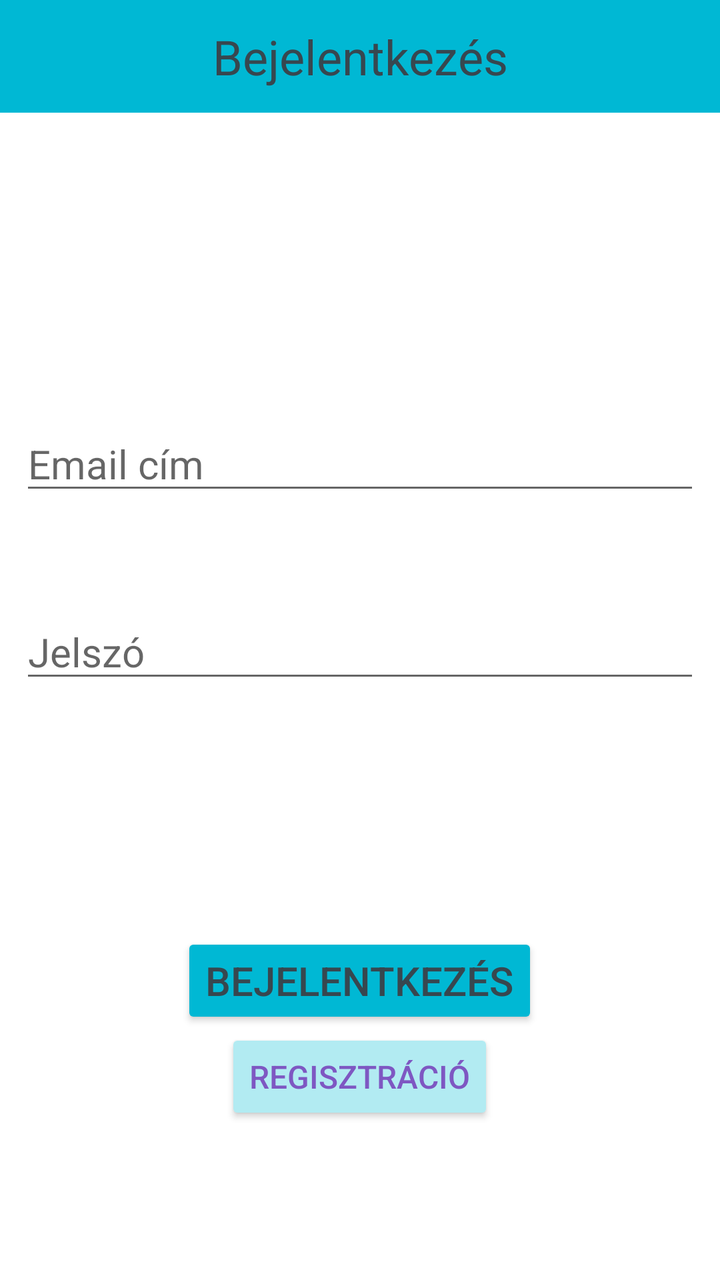
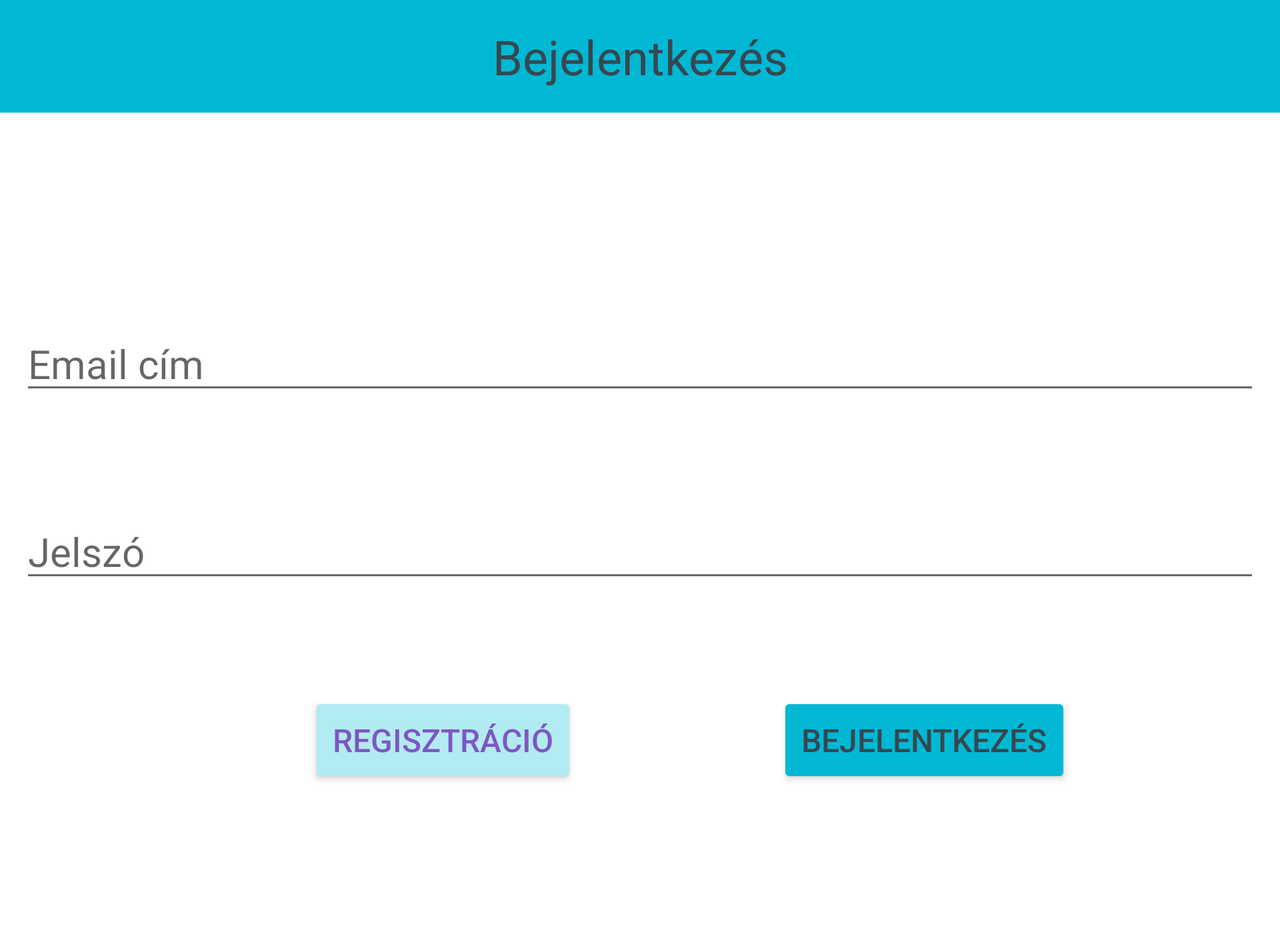

Compare how this app lays out the same screen by default and in its alternative resource folder. The renders come first, then the two layout files and the values they reference.
<!-- AndroidManifest.xml: application theme Theme.MedBook -->
<!-- res/layout/activity_login.xml -->
<?xml version="1.0" encoding="utf-8"?>
<LinearLayout
    xmlns:android="http://schemas.android.com/apk/res/android"
    xmlns:tools="http://schemas.android.com/tools"
    android:layout_width="match_parent"
    android:layout_height="match_parent"
    android:background="@color/white"
    android:orientation="vertical"
    android:weightSum="10">

    <TextView
        android:id="@+id/LoginTvL"
        android:layout_width="match_parent"
        android:layout_height="wrap_content"
        android:layout_marginBottom="32dp"
        android:background="@color/primary"
        android:gravity="center"
        android:padding="12dp"
        android:text="@string/Login"
        android:textColor="@color/text"
        android:textSize="24sp" />

    <EditText
        android:id="@+id/emailEtL"
        android:layout_width="match_parent"
        android:layout_height="wrap_content"
        android:layout_marginLeft="10dp"
        android:layout_marginTop="120dp"
        android:layout_marginRight="10dp"
        android:hint="@string/EmailAddress"
        android:inputType="textEmailAddress"
        android:textColor="@color/text"
        android:textSize="20sp"
        android:textAppearance="@style/hint_style"/>

    <EditText
        android:id="@+id/passwordEtL"
        android:layout_width="match_parent"
        android:layout_height="wrap_content"
        android:layout_marginLeft="10dp"
        android:layout_marginTop="50dp"
        android:layout_marginRight="10dp"
        android:hint="@string/Password"
        android:inputType="textPassword"
        android:textColor="@color/text"
        android:textSize="20sp"
        android:textAppearance="@style/hint_style"/>

    <LinearLayout
        android:layout_width="match_parent"
        android:layout_height="wrap_content"
        android:layout_marginTop="120dp"
        android:gravity="center"
        android:orientation="vertical">

        <Button
            android:id="@+id/loginBtnL"
            android:layout_width="wrap_content"
            android:layout_height="wrap_content"
            android:layout_marginLeft="10dp"
            android:layout_marginRight="10dp"
            android:backgroundTint="@color/primary"
            android:onClick="login"
            android:text="@string/Login"
            android:textColor="@color/text"
            android:textSize="20sp" />

        <Button
            android:id="@+id/registrationBtnL"
            android:layout_width="wrap_content"
            android:layout_height="wrap_content"
            android:layout_marginLeft="10dp"
            android:layout_marginRight="10dp"
            android:backgroundTint="@color/secondary"
            android:onClick="registration"
            android:text="@string/Registration"
            android:textColor="@color/highlight"
            android:textSize="16sp" />

    </LinearLayout>
</LinearLayout>
<!-- resources referenced by this layout -->
<resources>
  <color name="highlight">#7E57C2</color>
  <color name="primary">#00B8D4</color>
  <color name="secondary">#B2EBF2</color>
  <color name="text">#37474F</color>
  <color name="white">#FFFFFFFF</color>
  <string name="EmailAddress">Email cím</string>
  <string name="Login">Bejelentkezés</string>
  <string name="Password">Jelszó</string>
  <string name="Registration">Regisztráció</string>
  <style name="hint_style" parent="TextAppearance.AppCompat">
          <item name="android:textSize">16sp</item>
          <item name="android:textColorHint">@color/text</item>
          <item name="android:fontFamily">sans-serif</item>
      </style>
  <style name="Theme.MedBook" parent="Base.Theme.MedBook" />
  <style name="Base.Theme.MedBook" parent="Theme.AppCompat.Light.DarkActionBar">
  
          
          
          <item name="colorPrimary">@color/primary</item>
  
  
      </style>
</resources>
<!-- res/layout-land/activity_login.xml (the repository's variant of the layout above) -->
<!-- drawn on the phone turned sideways -->
<?xml version="1.0" encoding="utf-8"?>
<ScrollView
    xmlns:android="http://schemas.android.com/apk/res/android"
    android:layout_width="match_parent"
    android:layout_height="match_parent" >
    <LinearLayout
        android:layout_width="match_parent"
        android:layout_height="wrap_content"
        android:background="@color/white"
        android:orientation="vertical"
        android:weightSum="10">

        <TextView
            android:id="@+id/LoginTvL"
            android:layout_width="match_parent"
            android:layout_height="wrap_content"
            android:layout_marginBottom="32dp"
            android:background="@color/primary"
            android:gravity="center"
            android:padding="12dp"
            android:text="@string/Login"
            android:textColor="@color/text"
            android:textSize="24sp" />

        <EditText
            android:id="@+id/emailEtL"
            android:layout_width="match_parent"
            android:layout_height="wrap_content"
            android:layout_marginLeft="10dp"
            android:layout_marginTop="70dp"
            android:layout_marginRight="10dp"
            android:hint="@string/EmailAddress"
            android:inputType="textEmailAddress"
            android:textColor="@color/text"
            android:textSize="20sp"
            android:textAppearance="@style/hint_style"/>

        <EditText
            android:id="@+id/passwordEtL"
            android:layout_width="match_parent"
            android:layout_height="wrap_content"
            android:layout_marginLeft="10dp"
            android:layout_marginTop="50dp"
            android:layout_marginRight="10dp"
            android:hint="@string/Password"
            android:inputType="textPassword"
            android:textColor="@color/text"
            android:textSize="20sp"
            android:textAppearance="@style/hint_style"/>

        <LinearLayout
            android:layout_width="match_parent"
            android:layout_height="wrap_content"
            android:layout_marginTop="50dp"
            android:gravity="center"
            android:orientation="horizontal"
            android:paddingBottom="70dp">

            <Button
                android:id="@+id/registrationBtnL"
                android:layout_width="wrap_content"
                android:layout_height="wrap_content"
                android:layout_marginStart="50dp"
                android:backgroundTint="@color/secondary"
                android:onClick="registration"
                android:text="@string/Registration"
                android:textColor="@color/highlight"
                android:textSize="16sp" />

            <Button
                android:id="@+id/loginBtnL"
                android:layout_width="wrap_content"
                android:layout_height="wrap_content"
                android:layout_marginStart="100dp"
                android:backgroundTint="@color/primary"
                android:onClick="login"
                android:text="@string/Login"
                android:textColor="@color/text"
                android:textSize="16sp" />

        </LinearLayout>
    </LinearLayout>
</ScrollView>
